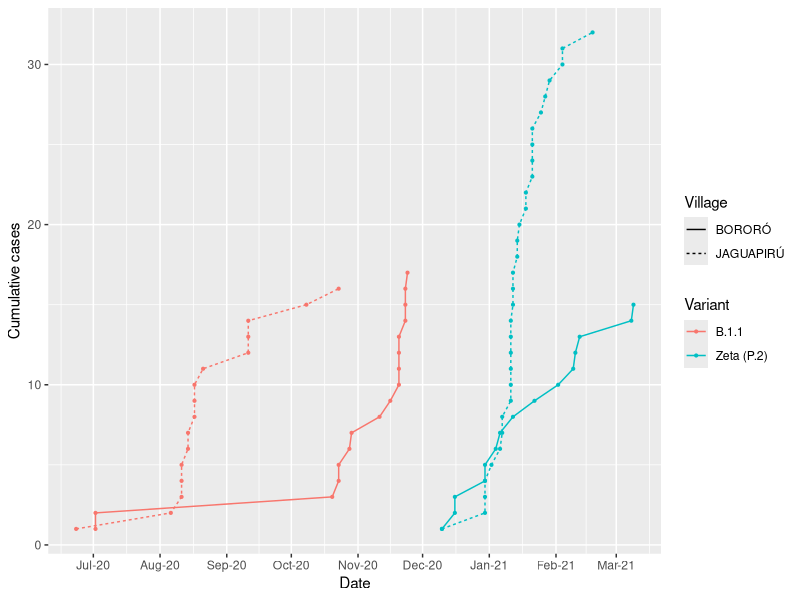

The R source for this figure:
##
# Script with some tools to analyze data from de Oliveira, de Rezende, et al.
# (2023), "Genomic Characterization of SARS-CoV-2 from an Indigenous Reserve in 
# Mato Grosso do Sul, Brazil" published in _Frontiers in Public Health_.
#
# We are interested in diffusion between groups, and this dataset provided by
# Iza Rezende allows us to evaluate whether the prominent variants first enter in the 
# 
# 
# Author: Matthew A. Turner <maturner@stanford.edu>
# Date: 30 May 2024
#


library(dplyr)
library(ggplot2)
library(lubridate)
library(readxl)

# Load variant table 
variant_tbl <- 
  read_excel("data/supp table- GISAID.xlsx", skip = 2) %>% 
  rename(Variant = `SARS-CoV-2 variants (Pangolin classification)`, 
         Village = `Indigenous village`,
         Date = `Collecting date (yyyy-MM-dd)`)

variant_tbl$Date <- lubridate::date(variant_tbl$Date)
variant_tbl$case <- 1

plot_variant_cases_by_village <- function(variants = c("B.1.1", "Gamma (P.1)", "Zeta (P.2)")) {

  # Create plot of cumulative cases for different variants by village.
  p <- 
    # Make time series data grouped by variant and village by first...
    variant_tbl %>%
      # ...selecting desired variants and villages...
      filter(Variant %in% variants, Village %in% c("BORORÓ", "JAGUAPIRÚ")) %>%
      # ...grouping as desired,...
      group_by(Variant, Village) %>%
      # ...sort by ascending date,...
      arrange(Date) %>%
      # ...and aggregate over dummy `case` column, passing result to plotting.
      mutate(`Cumulative cases` = cumsum(case)) %>%
    
      # Plot the cumulative cases using village for linetype, variant for color.
      ggplot(aes(x = Date, y = `Cumulative cases`, linetype = Village, color = Variant)) +
        geom_line() + geom_point(size = 0.75) +
        # Customize Date x-axis ticks.
        scale_x_date(date_breaks = "months" , date_labels = "%b-%y")
  
  return (p)
}


# Make the plot for these two variants. There was only one Gamma case in Bororó.
p <- plot_variant_cases_by_village(variants = c("B.1.1", "Zeta (P.2)"))
print(p)
